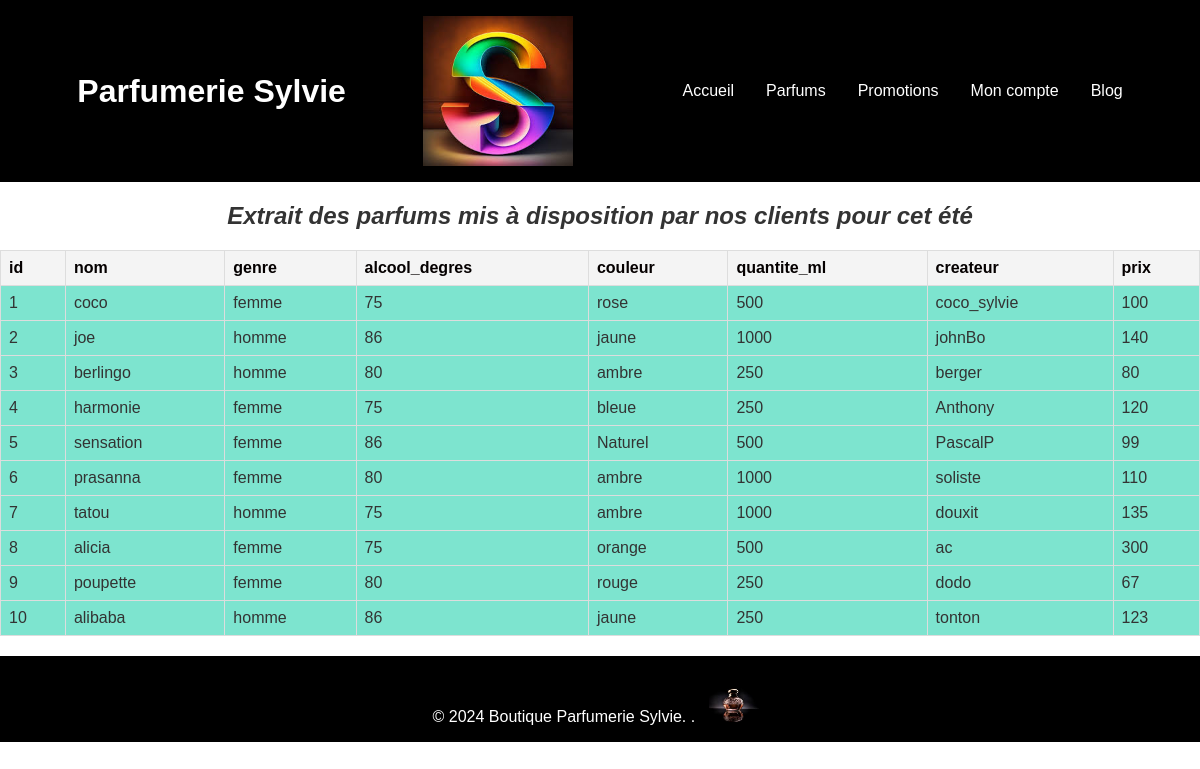
Screenshot of /tableau_parfums.php with the database file from the repository.
### tables this page shows
CREATE TABLE IF NOT EXISTS `sylvie` (
  `id` int NOT NULL AUTO_INCREMENT,
  `nom` varchar(50) NOT NULL,
  `genre` text NOT NULL,
  `alcool_degres` int NOT NULL,
  `couleur` varchar(20) NOT NULL,
  `quantite_ml` int NOT NULL,
  `createur` varchar(50) NOT NULL,
  `prix` int NOT NULL,
  PRIMARY KEY (`id`)
);

### tableau_parfums.php (the view, shortened to what this page needs)
<!DOCTYPE html>
<html lang="fr">
<head>
    <link rel="stylesheet" href="style.css">
</head>
<body>
    <h2> Extrait des parfums mis à disposition par nos clients pour cet été </h2>
<section>
    <?php
    $username = "root";
    $password = "";
    $database = new PDO("mysql:host=localhost;dbname=parfums", $username, $password);
    $query = $database->query("SELECT * FROM sylvie");
    $resultats = $query->fetchAll();
    ?>
    <div id="section1">
    <table>
<thead>
    <tr>
        <th>id</th>
        <th>nom</th>
        <th>genre</th>
        <th>alcool_degres</th>
        <th>couleur</th>
        <th>quantite_ml</th>
        <th>createur</th>
        <th>prix</th>
    </tr>
</thead>
<tbody>
<?php foreach ($resultats as $champs) { ?>
    <tr>
        <td><?php echo $champs["id"]; ?></td>
        <td><?php echo $champs["nom"]; ?></td>
        <td><?php echo $champs["genre"]; ?></td>
        <td><?php echo $champs["alcool_degres"]; ?></td>
        <td><?php echo $champs["couleur"]; ?></td>
        <td><?php echo $champs["quantite_ml"]; ?></td>
        <td><?php echo $champs["createur"]; ?></td>
        <td><?php echo $champs["prix"]; ?></td>
    </tr>
<?php } ?>
</tbody>
</div>
</body>
</html>

### style.css (style rules this page uses)
body { font-family: Arial, sans-serif; margin: 0; padding: 0; color: #333; }
header { background: black; color: #fff; padding: 1rem 0; }
header .container { display: flex; justify-content: space-evenly; align-items: center; }
header h1 { margin: 0; }
nav ul { list-style: none; margin: 0; padding: 0; display: flex; }
nav ul li { margin-left: 2rem; }
nav ul li a { color: #fff; text-decoration: none; }
.dim-logo { width: 150px; height: auto; }
h2 { font-style: italic; text-align: center; }
footer { background: black; color: #fff; text-align: center; padding: 1rem 0; }
.img-resize { width: 50px; height: 50px; border-radius: 15px; }
table { border-collapse: collapse; width: 100%; margin-bottom: 20px; }
thead { color: rgb(5, 0, 0); text-align: left; }
th, td { border: 1px solid black; padding: 8px; text-align: left; background-color: #7de4cf; }
table { width: 100%; border-collapse: collapse; margin: 20px 0; }
th, td { border: 1px solid #ddd; padding: 8px; }
th { background-color: #f4f4f4; text-align: left; }
tr:nth-child(even) { background-color: #f9f9f9; }

### rows the page displays
sylvie: id "1", nom "coco", genre "femme", alcool_degres "75", couleur "rose", quantite_ml "500", createur "coco_sylvie", prix "100"
sylvie: id "2", nom "joe", genre "homme", alcool_degres "86", couleur "jaune", quantite_ml "1000", createur "johnBo", prix "140"
sylvie: id "3", nom "berlingo", genre "homme", alcool_degres "80", couleur "ambre", quantite_ml "250", createur "berger", prix "80"
sylvie: id "4", nom "harmonie", genre "femme", alcool_degres "75", couleur "bleue", quantite_ml "250", createur "Anthony", prix "120"
sylvie: id "5", nom "sensation", genre "femme", alcool_degres "86", couleur "Naturel", quantite_ml "500", createur "PascalP", prix "99"
sylvie: id "6", nom "prasanna", genre "femme", alcool_degres "80", couleur "ambre", quantite_ml "1000", createur "soliste", prix "110"
sylvie: id "7", nom "tatou", genre "homme", alcool_degres "75", couleur "ambre", quantite_ml "1000", createur "douxit", prix "135"
sylvie: id "8", nom "alicia", genre "femme", alcool_degres "75", couleur "orange", quantite_ml "500", createur "ac", prix "300"
sylvie: id "9", nom "poupette", genre "femme", alcool_degres "80", couleur "rouge", quantite_ml "250", createur "dodo", prix "67"
sylvie: id "10", nom "alibaba", genre "homme", alcool_degres "86", couleur "jaune", quantite_ml "250", createur "tonton", prix "123"
